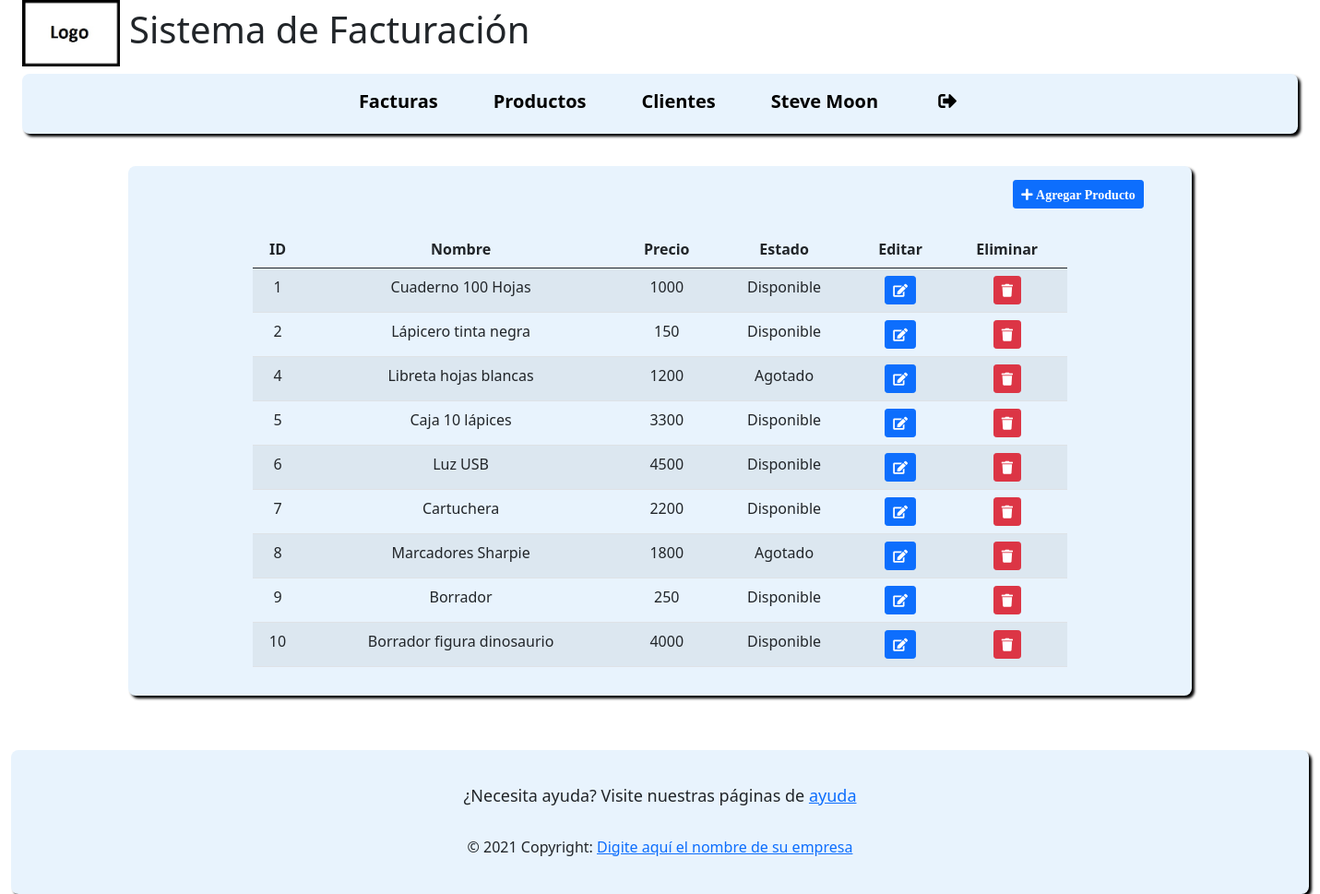
Page /?c=read_products (signed in) on the committed database.
### tables this page shows
CREATE TABLE `product` (
  `product_id` int(11) NOT NULL,
  `product_name` varchar(100) NOT NULL,
  `price` float NOT NULL,
  `status` tinyint(1) NOT NULL
);

### controller/read_products.php (called while the page is built, shortened)
<?php
include "model/product.php";
$product = new product();
    $products = $product->selectAll();
include 'view/products.php';

### model/product.php (called while the page is built, shortened)
<?php
include_once "model/Connection.php";
class product {
    public function __construct($product_id = 0, $product_name = "", $price = 0, $status = "") {
         $this->product_id = $product_id;
         $this->product_name = $product_name;
         $this->price = $price;
         $this->status = $status;
    }
    public function selectAll(){
        $query = "SELECT * FROM product";
        $pdo = new Connection();
        $results = $pdo->open()->query($query);
        $rows = [];
        foreach ($results->fetchAll() as $row) {
            $rows[] = new product($row['product_id'], $row['product_name'], $row['price'], $row['status']);
        }
        return $rows;
	}
}

### model/connection.php (called while the page is built, shortened)
<?php
class Connection {
    private $str;
    function __construct() {
        $this->str = "mysql:host=" . DB_HOST . ";dbname=" . DB_NAME;
    }
    public function open() {
        try {
            return new PDO($this->str, DB_USER, DB_PASSWORD);
        } catch (PDOException $ex) {
            error_log("ERROR EN " . __FILE__ . " EN LA LINEA" . __LINE__ . " EL ERROR :" . $ex->getMessage());
            return NULL;
        }
    }
}

### view/products.php (the view)
<div class="container-fluid full-screen">
<div class="row description margin-top-space col-xs-12 col-sm-12 col-md-12 col-lg-12 col-xl-10">
<a class="offset-5" href="?c=add_product"  title="Agregar Producto"><button class="btn btn-primary btn-sm"><i class="fa fa-plus"> Agregar Producto</i></button></a>
<div class="content-element col-xs-12 col-sm-12 col-md-12 col-lg-12 col-xl-10">
            <br><table id="data-table" class="table table-condensed table-hover table-striped">
            <thead>
                <tr>
                <th>ID</th>
                <th>Nombre</th>
                <th>Precio</th>
                <th>Estado</th>
                <th>Editar</th>
                <th>Eliminar</th>
                </tr>
            </thead>
            <?php foreach ($products as $product) { ?>
                <tr>
                    <td><?php echo $product->product_id?></td>
                    <td><?php echo $product->product_name ?></td>
                    <td><?php echo $product->price ?></td>
                    <?php if($product->status) { ?>
                    <td>Disponible</td>
                    <?php } else { ?>
                    <td>Agotado</td>
                    <?php } ?>
                    <td><a href="?c=update_product&id=<?php echo $product->product_id ?>" title="Editar"><button class="btn btn-primary btn-sm"><i class="fa fa-edit"></i></button></a></td>
                    <td><a href="?c=delete_product&id=<?php echo $product->product_id ?>" title="Eliminar"><button class="btn btn-danger btn-sm"><i class="fa fa-trash"></i></button></a></td>
                    </tr>
            <?php } ?>
            </table>
            </div>
        </div>
        </div>

### css/style.css (style rules this page uses)
body { min-height: 100vh; background-color: white; background-position: center center; background-repeat: no-repeat; background-attachment: fixed; background-size: cover; backdrop-filter: blur(5px); }
.content-element { margin-top: 25px; margin: 0 auto; text-align: center; }
.full-screen { min-height: 620px; padding-top: 25px; }
.description { padding: 15px 32px; background-color: #e8f3fd; text-align: center; margin: auto; border-radius: 8px; box-shadow: 3px 3px 3px black; }
::placeholder { color: #17252a; text-shadow: none; }
.margin-top-space { margin-top: 10px; }

### rows in the picture
product: product_id "1", product_name "Cuaderno 100 Hojas", price "1000", status "Disponible"
product: product_id "2", product_name "Lápicero tinta negra", price "150", status "Disponible"
product: product_id "4", product_name "Libreta hojas blancas", price "1200", status "Agotado"
product: product_id "5", product_name "Caja 10 lápices", price "3300", status "Disponible"
product: product_id "6", product_name "Luz USB", price "4500", status "Disponible"
product: product_id "7", product_name "Cartuchera", price "2200", status "Disponible"
product: product_id "8", product_name "Marcadores Sharpie", price "1800", status "Agotado"
product: product_id "9", product_name "Borrador", price "250", status "Disponible"
product: product_id "10", product_name "Borrador figura dinosaurio", price "4000", status "Disponible"

### other values in the picture
substr($_SESSION['name'], 0, 30) "Steve Moon"
